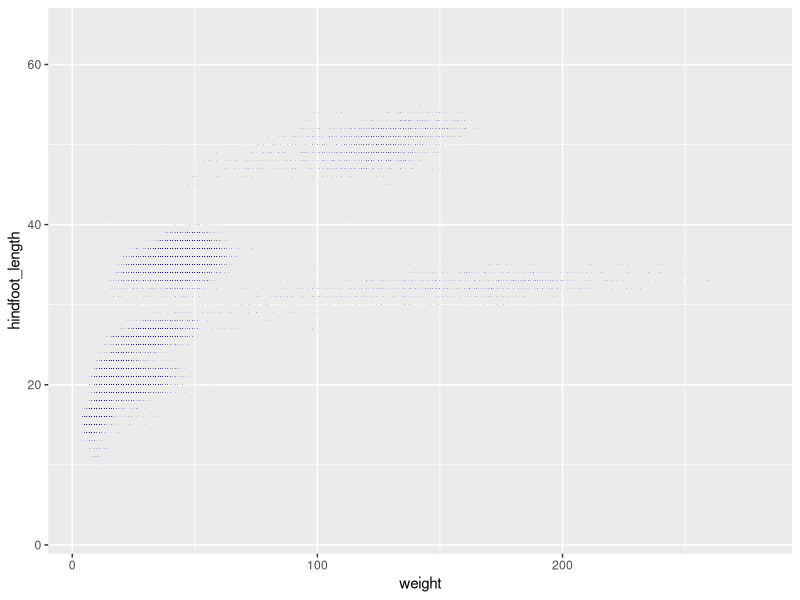
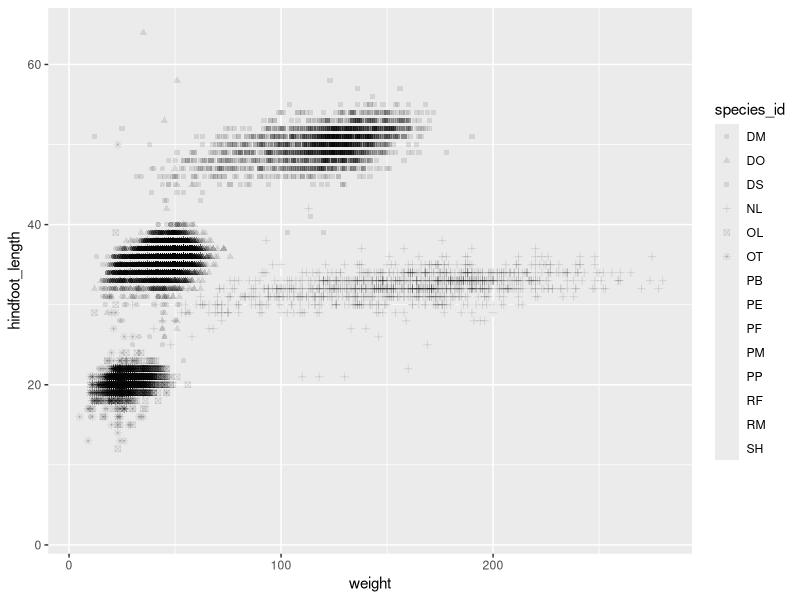
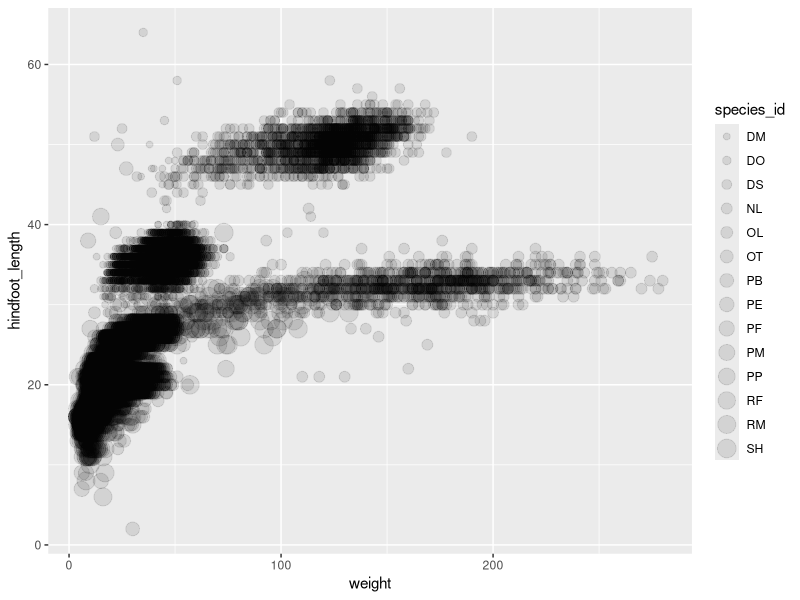
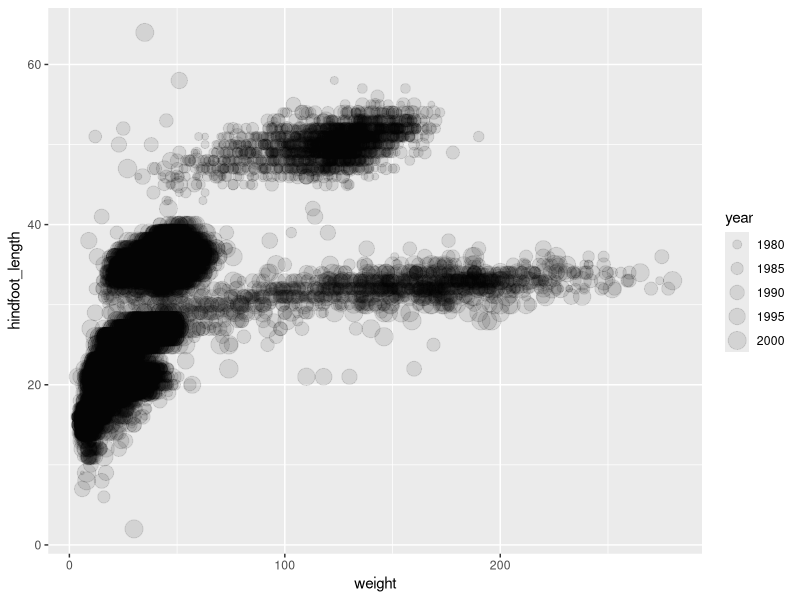
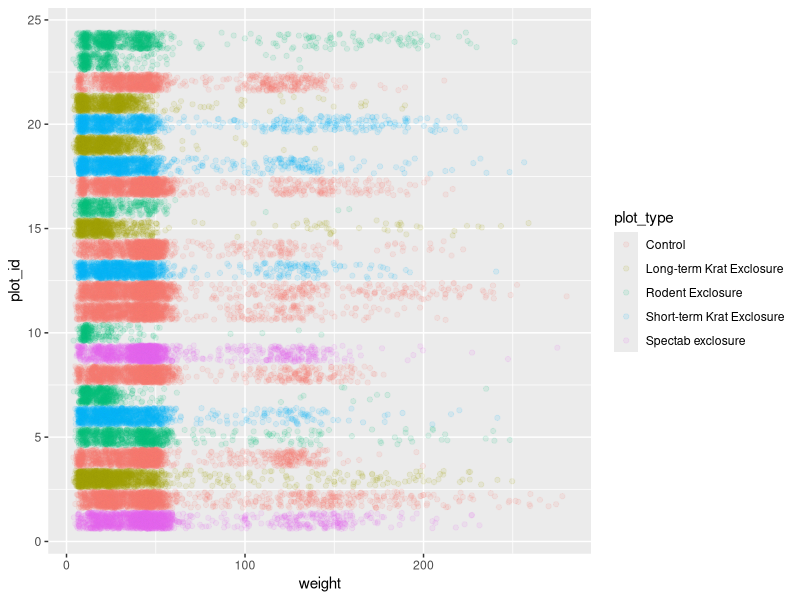
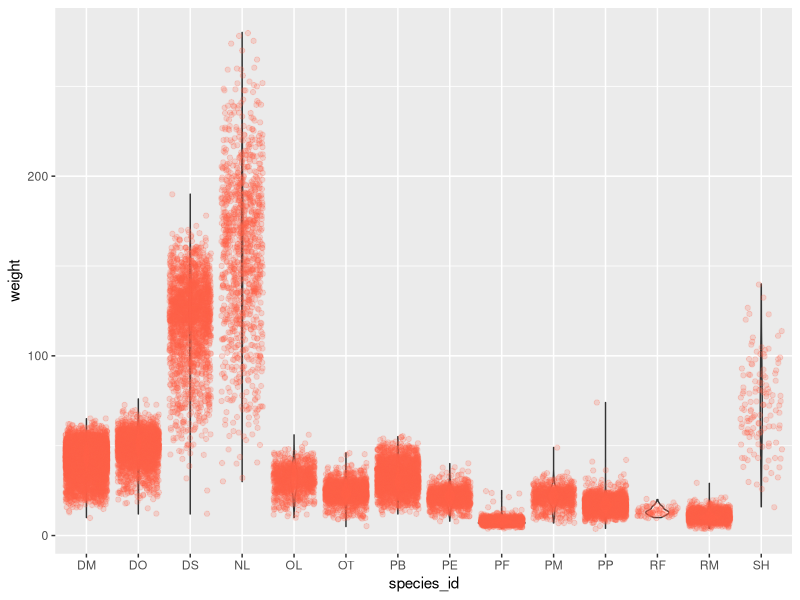
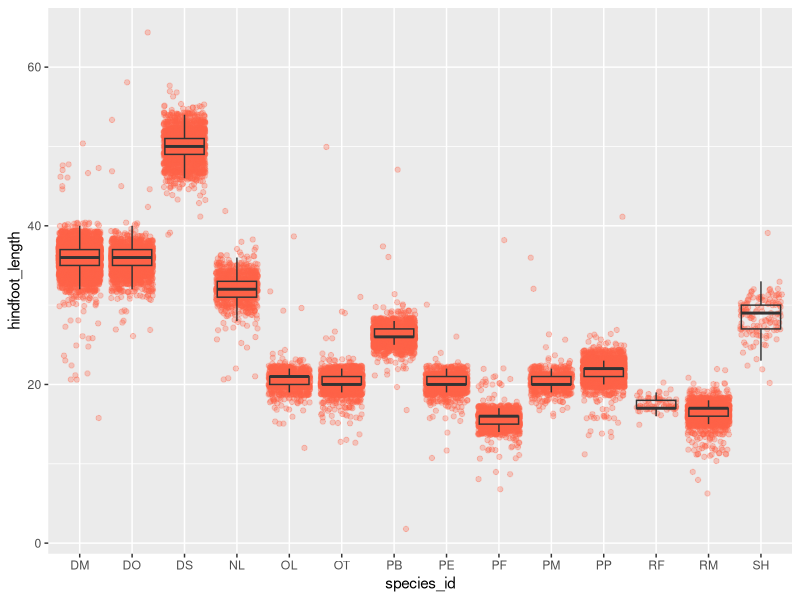
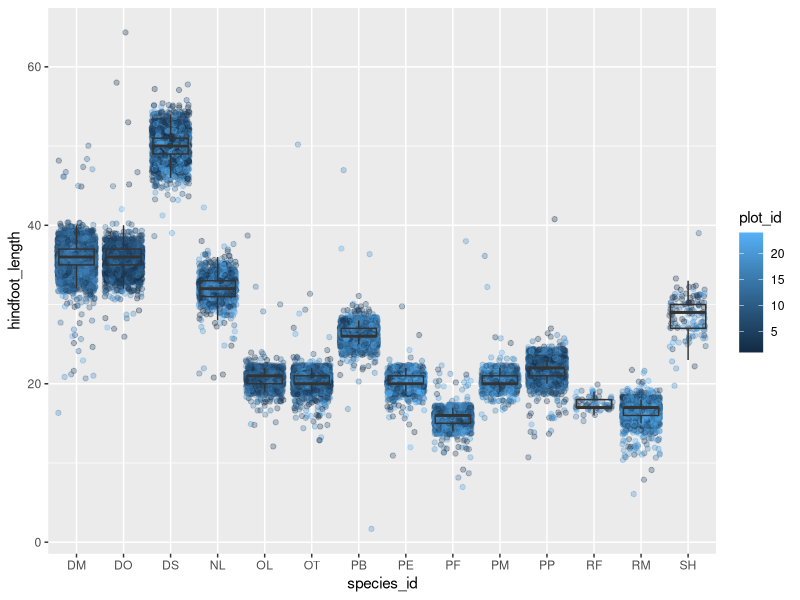

Source code (R) for these figures, in order:
## ---- chunk 1
knitr::opts_chunk$set(echo = TRUE)
## ---- chunk 2
library(tidyverse)

surveys <- read_csv("../data/surveys.csv")
## ---- chunk 3
ggplot(data = surveys, 
       mapping = aes(x = weight, y = hindfoot_length)) +
    geom_point(alpha = 0.1, color = "blue", 
               shape = ".") 
## This makes really tiny points!
## ---- chunk 4
surveys %>% 
  ggplot(mapping = aes(x = weight, y = hindfoot_length)) +
  geom_point(aes(shape = species_id), alpha = 0.1) 
## Shape is a bad choice for a categorical variable with lots of values!
## You get an error saying that it can only do up to 6 different shapes. 

surveys %>% 
  ggplot(mapping = aes(x = weight, y = hindfoot_length)) +
  geom_point(aes(size = species_id), alpha = 0.1) 
## Size is a bad choice for discrete data (categorical variables)

# surveys %>% 
#   ggplot(mapping = aes(x = weight, y = hindfoot_length)) +
#   geom_point(aes(shape = year), alpha = 0.1) 
## This code will give you an error, you cannot use a continuous variable for shape

surveys %>% 
  ggplot(mapping = aes(x = weight, y = hindfoot_length)) +
  geom_point(aes(size = year), alpha = 0.1) 
## This looks much better than using a discrete variable with size!

## The BEST possible options to map variables to are:
## color, shape, size, or group

## Stroke or alpha are not great, since they are hard to see
## ---- chunk 5
surveys %>% 
  ggplot(mapping = aes(x = weight, y = plot_id)) +
  geom_jitter(aes(color = plot_type), alpha = 0.1)

## ---- chunk 6
surveys %>% 
  ggplot(mapping = aes(x = species_id, y = weight)) +
    geom_violin() + 
    geom_jitter(alpha = 0.2, color = "tomato")
## ---- chunk 7
surveys %>% 
  ggplot(mapping = aes(x = species_id, y = hindfoot_length)) +
    geom_jitter(alpha = 0.3, color = "tomato") +
    geom_boxplot(alpha = 0) 

## Put boxplot second to have it in the front and the points in the back!

## ---- chunk 8
surveys %>% 
  ggplot(mapping = aes(x = species_id, y = hindfoot_length)) +
  geom_jitter(alpha = 0.3, mapping = aes(color = plot_id)) +
  geom_boxplot(alpha = 0) 

## Checking the data type for plot_id
class(surveys$plot_id)

## Creating a new variable named plot_id_chr
## which is the character version of plot_id
surveys <- surveys %>% 
  mutate(plot_id_chr = as.character(plot_id))

## Using new character plot_id to make a boxplot
surveys %>% 
  ggplot(mapping = aes(x = species_id, y = hindfoot_length)) +
  geom_jitter(alpha = 0.3, mapping = aes(color = plot_id_chr)) +  
  geom_boxplot(alpha = 0) 

## ---- chunk 9
surveys %>% 
  ggplot(aes(x = weight)) + 
  geom_histogram(fill = "sky blue" , bins = 50)

## ---- chunk 10
surveys %>% 
  ggplot(mapping = aes(x = species_id, fill = species_id)) + 
  geom_bar()
## ---- chunk 11
## To get you started:  
yearly_species_weight <- surveys %>% 
  group_by(year, species_id) %>%
  ## Variables to group by!
  summarize(avg_weight = mean(weight))

yearly_species_weight %>% 
ggplot(mapping = aes(x = year, y = avg_weight, color = species_id)) +
    geom_line()

## Coloring by species id

yearly_species_weight %>% 
ggplot(mapping = aes(x = year, y = avg_weight)) +
    geom_line() + 
  facet_wrap(vars(species_id))

## Facetting by species id
## ---- chunk 12
yearly_species_weight %>% 
  ggplot(mapping = aes(x = year, y = avg_weight, color = species_id)) +
  geom_line() + 
  theme_classic()

## Removes all grid lines in back!
